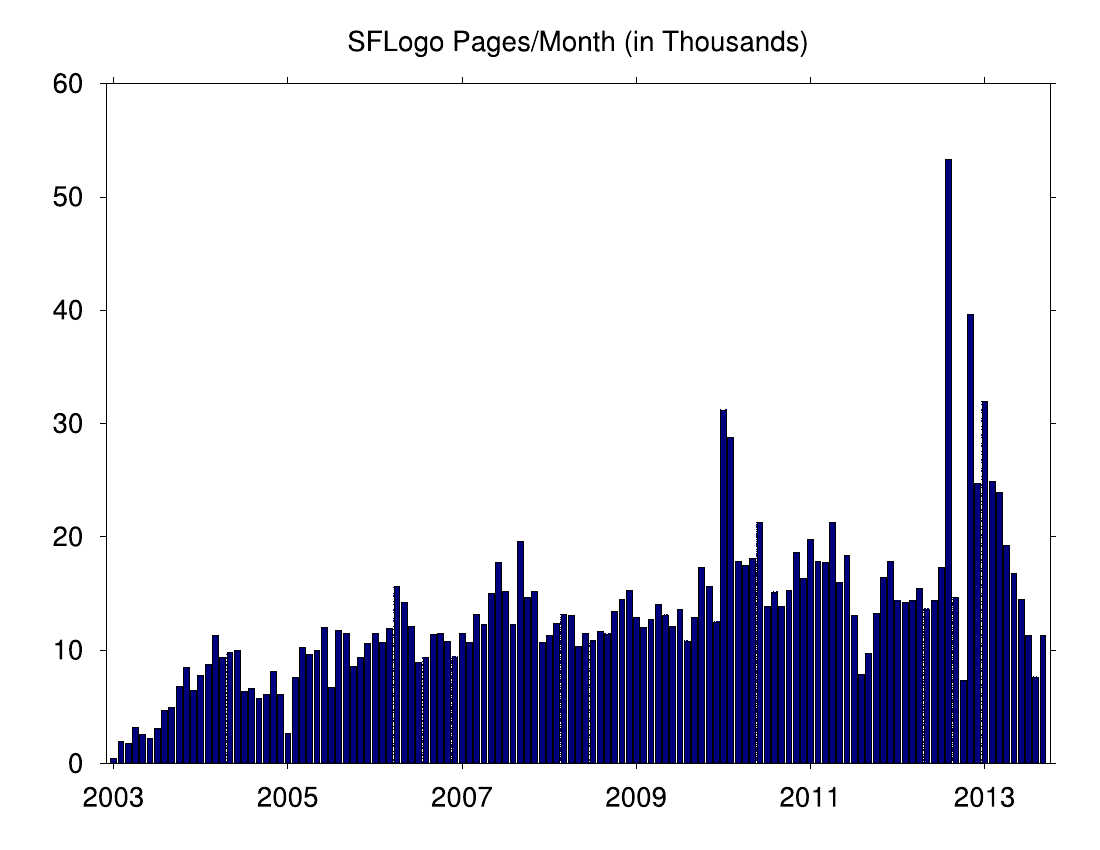

The Python source for this figure:
#!/usr/bin/env python
import matplotlib.pyplot as plt
import numpy as np

# Import stuff for working with dates
from datetime import datetime
from matplotlib.dates import date2num

# SF.net pages and SFLogo Impressions.
# On the site, located under "Sourceforge Traffic".  Number of logos
# (last column) seems to be the most useful one.
#
# This view should give you the last 12 months data
# https://sourceforge.net/project/stats/detail.php?group_id=71130&ugn=libmesh&mode=12months&type=sfweb

# This data has now changed to Google-analytics style...
# After you select the proper date range, scroll down to the bottom
# of the screen and it should show the totals for the two categories,
# which are listed as "SF Logo" and "other"

#               Other   SF Logo
data = [
    'Jan 2003',  681,   479,
    'Feb 2003',  659,  1939,
    'Mar 2003',  488,  1754,
    'Apr 2003',  667,  3202,
    'May 2003',  608,  2552,
    'Jun 2003',  562,  2190,
    'Jul 2003',  997,  3097,
    'Aug 2003',  745,  4708,
    'Sep 2003',  906,  4937,
    'Oct 2003',  892,  6834,
    'Nov 2003', 1257,  8495,
    'Dec 2003', 1147,  6439,
    'Jan 2004',  823,  7791,
    'Feb 2004',  906,  8787,
    'Mar 2004',  979, 11309,
    'Apr 2004',  835,  9393,
    'May 2004',  851,  9796,
    'Jun 2004',  750,  9961,
    'Jul 2004',  618,  6337,
    'Aug 2004',  912,  6647,
    'Sep 2004',  554,  5736,
    'Oct 2004',  524,  6144,
    'Nov 2004',  685,  8122,
    'Dec 2004',  583,  6136,
    'Jan 2005',  215,  2668,
    'Feb 2005',  732,  7618,
    'Mar 2005',  944, 10283,
    'Apr 2005',  837,  9605,
    'May 2005', 1420,  9994,
    'Jun 2005', 1691, 12031,
    'Jul 2005',  849,  6740,
    'Aug 2005', 1068, 11771,
    'Sep 2005', 1119, 11459,
    'Oct 2005',  772,  8614,
    'Nov 2005',  845,  9383,
    'Dec 2005',  814, 10606,
    'Jan 2006', 1004, 11511,
    'Feb 2006',  819, 10693,
    'Mar 2006', 1097, 11925,
    'Apr 2006',  960, 15664,
    'May 2006', 1091, 14194,
    'Jun 2006',  906, 12118,
    'Jul 2006', 1022,  8935,
    'Aug 2006',  914,  9370,
    'Sep 2006', 1087, 11397,
    'Oct 2006', 1311, 11516,
    'Nov 2006', 1182, 10795,
    'Dec 2006',  811,  9418,
    'Jan 2007', 1236, 11522,
    'Feb 2007', 1410, 10669,
    'Mar 2007', 1568, 13141,
    'Apr 2007', 1544, 12285,
    'May 2007', 1362, 14992,
    'Jun 2007', 2229, 17716,
    'Jul 2007', 1822, 15192,
    'Aug 2007', 1446, 12300,
    'Sep 2007', 2045, 19599,
    'Oct 2007', 2680, 14694,
    'Nov 2007', 2344, 15211,
    'Dec 2007', 2235, 10683,
    'Jan 2008', 1582, 11290,
    'Feb 2008', 1712, 12376,
    'Mar 2008', 1908, 13204,
    'Apr 2008', 2308, 13046,
    'May 2008', 2013, 10312,
    'Jun 2008', 2082, 11522,
    'Jul 2008', 1880, 10859,
    'Aug 2008', 2083, 11677,
    'Sep 2008', 1739, 11446,
    'Oct 2008', 2546, 13463,
    'Nov 2008', 2152, 14491,
    'Dec 2008', 2600, 15275,
    'Jan 2009', 1897, 12910,
    'Feb 2009', 1880, 12008,
    'Mar 2009', 6348, 12696,
    'Apr 2009', 1799, 14048,
    'May 2009', 1771, 13122,
    'Jun 2009', 1811, 12114,
    'Jul 2009', 1878, 13600,
    'Aug 2009', 2047, 10828,
    'Sep 2009', 2807, 12914,
    'Oct 2009', 4025, 17326,
    'Nov 2009', 3702, 15648,
    'Dec 2009', 3409, 12510,
    'Jan 2010', 3737, 31211,
    'Feb 2010', 5015, 28772,
    'Mar 2010', 5652, 17882,
    'Apr 2010', 4019, 17495,
    'May 2010', 3336, 18117,
    'Jun 2010', 2174, 21288,
    'Jul 2010',  874, 13900,
    'Aug 2010', 1160, 15153,
    'Sep 2010', 1317, 13836,
    'Oct 2010', 3543, 15279,
    'Nov 2010', 3072, 18663,
    'Dec 2010', 2257, 16381,
    'Jan 2011', 2513, 19798,
    'Feb 2011', 1678, 17870,
    'Mar 2011', 1878, 17759,
    'Apr 2011', 1948, 21264,
    'May 2011', 2696, 15953,
    'Jun 2011', 1514, 18409,
    'Jul 2011', 1422, 13071,
    'Aug 2011',  906,  7857,
    'Sep 2011',  976,  9764,
    'Oct 2011', 1699, 13285,
    'Nov 2011', 1952, 16431,
    'Dec 2011', 2735, 17849,
    'Jan 2012', 1741, 14358,
    'Feb 2012', 1017, 14262,
    'Mar 2012', 1361, 14379,
    'Apr 2012',  967, 15483,
    'May 2012', 2384, 13656,
    'Jun 2012', 1337, 14370,
    'Jul 2012', 2107, 17286,
    'Aug 2012', 8165, 53331,
    'Sep 2012', 2268, 14704,
    'Oct 2012',  738,  7333, # No data recorded from Oct 10 thru 28?
    'Nov 2012', 6104, 39650,
    'Dec 2012', 3439, 24706, # libmesh switched to github Dec 10, 2012
    'Jan 2013', 2552, 31993,
    'Feb 2013', 2107, 24913,
    'Mar 2013', 1376, 23953,
    'Apr 2013', 1582, 19285,
    'May 2013', 1257, 16753,
    'Jun 2013',  482, 14458,
    'Jul 2013',  465, 11325,
    'Aug 2013',  306,  7653,
    'Sep 2013',  731, 11332,
    'Oct 2013',  795, 15619,
    'Nov 2013',  753, 16199,
    'Dec 2013',  593, 11596,
    'Jan 2014',  489, 11195,
    'Feb 2014',  484, 14375,
    'Mar 2014',  363, 13050,
    'Apr 2014',  357, 15700, # As of June 1, 2014 the site above no longer exists...
]

# Extract list of date strings
date_strings = data[0::3]

# Convert date strings into numbers
date_nums = []
for d in date_strings:
  date_nums.append(date2num(datetime.strptime(d, '%b %Y')))

# Strip out number of logos/month for plotting
n_logos_month = data[2::3]

# Scale by 1000
n_logos_month = np.divide(n_logos_month, 1000.)

# Get a reference to the figure
fig = plt.figure()

# 111 is equivalent to Matlab's subplot(1,1,1) command
ax = fig.add_subplot(111)

# Make the bar chart.  One number/month, so width=30
# makes sense.
ax.bar(date_nums, n_logos_month, width=30, color='b')

# Set tick labels at desired locations
xticklabels = ['Jan\n2003', 'Jan\n2005', 'Jan\n2007', 'Jan\n2009', 'Jan\n2011', 'Jan\n2013']

# Get numerical values for the tick labels
tick_nums = []
for x in xticklabels:
  tick_nums.append(date2num(datetime.strptime(x, '%b\n%Y')))

ax.set_xticks(tick_nums)
ax.set_xticklabels(xticklabels)

# Make x-axis tick marks point outward
ax.get_xaxis().set_tick_params(direction='out')

# Set the xlimits
plt.xlim(date_nums[0], date_nums[-1]+30);

# Create title
fig.suptitle('SFLogo Pages/Month (in Thousands)')

# Save as PDF
plt.savefig('libmesh_sflogos.pdf')
